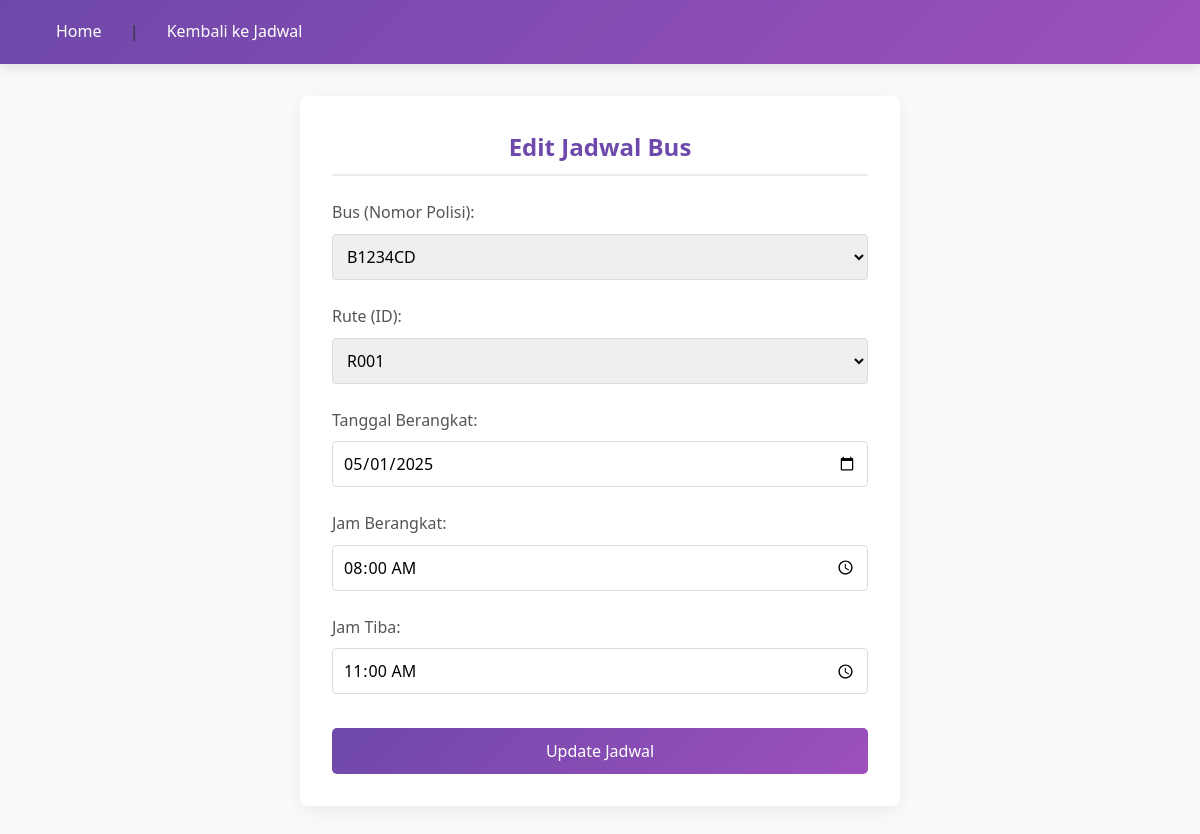
/jadwalRute/edit_jadwal.php?id=J001, run on the app's committed database.
### tables this page shows
CREATE TABLE `jadwal` (
  `id_jadwal` varchar(50) NOT NULL,
  `id_bus` varchar(50) DEFAULT NULL,
  `tanggal_berangkat` date DEFAULT NULL,
  `jam_berangkat` time DEFAULT NULL,
  `jam_tiba` time DEFAULT NULL,
  `id_rute` varchar(50) DEFAULT NULL
);

CREATE TABLE `bus` (
  `id_bus` varchar(50) NOT NULL,
  `nomor_polisi` varchar(20) DEFAULT NULL,
  `kapasitas` int(11) DEFAULT NULL,
  `id_perusahaan` varchar(50) DEFAULT NULL,
  `tipe_bus` varchar(50) DEFAULT NULL
);

CREATE TABLE `rute` (
  `id_rute` varchar(50) NOT NULL,
  `kota_asal` varchar(100) DEFAULT NULL,
  `kota_tujuan` varchar(100) DEFAULT NULL,
  `jarak_km` varchar(50) DEFAULT NULL,
  `estimasi_waktu` varchar(50) DEFAULT NULL,
  `harga_tiket` float DEFAULT NULL
);

### jadwalRute/edit_jadwal.php (the view, shortened to what this page needs)
<?php
include '../db.php';
$id = $_GET['id'];
$schedule = $conn->query("SELECT * FROM jadwal WHERE id_jadwal = '$id'")->fetch_assoc();
$buses = $conn->query("SELECT id_bus, nomor_polisi FROM bus");
$routes = $conn->query("SELECT id_rute FROM rute");
?>
<!DOCTYPE html>
<html lang="id">
<head>
    <link rel="stylesheet" href="../style/edit_jadwal.css">
</head>
<body>
    <nav>
        <a href="../index.php">Home</a> |
        <a href="../jadwalRute.php">Kembali ke Jadwal</a>
    </nav>
    <div class="form-container">
        <form method="post">
            <h2>Edit Jadwal Bus</h2>
            <div class="form-group">
                <label for="id_bus">Bus (Nomor Polisi):</label>
                <select id="id_bus" name="id_bus" required>
                    <?php while($bus = $buses->fetch_assoc()): ?>
                        <option value="<?= $bus['id_bus'] ?>" <?= $bus['id_bus'] == $schedule['id_bus'] ? 'selected' : '' ?>>
                            <?= htmlspecialchars($bus['nomor_polisi']) ?>
                        </option>
                    <?php endwhile; ?>
                </select>
            </div>
            <div class="form-group">
                <label for="id_rute">Rute (ID):</label>
                <select id="id_rute" name="id_rute" required>
                    <?php while($route = $routes->fetch_assoc()): ?>
                        <option value="<?= $route['id_rute'] ?>" <?= $route['id_rute'] == $schedule['id_rute'] ? 'selected' : '' ?>>
                            <?= htmlspecialchars($route['id_rute']) ?>
                        </option>
                    <?php endwhile; ?>
                </select>
            </div>
            <div class="form-group">
                <label for="tanggal_berangkat">Tanggal Berangkat:</label>
                <input type="date" id="tanggal_berangkat" name="tanggal_berangkat"
                       value="<?= htmlspecialchars($schedule['tanggal_berangkat']) ?>" required>
            </div>
            <div class="form-group">
                <label for="jam_berangkat">Jam Berangkat:</label>
                <input type="time" id="jam_berangkat" name="jam_berangkat"
                       value="<?= htmlspecialchars($schedule['jam_berangkat']) ?>" required>
            </div>
            <div class="form-group">
                <label for="jam_tiba">Jam Tiba:</label>
                <input type="time" id="jam_tiba" name="jam_tiba"
                       value="<?= htmlspecialchars($schedule['jam_tiba']) ?>" required>
            </div>
            <button type="submit" class="submit-btn">Update Jadwal</button>
        </form>
    </div>
</body>
</html>

### style/edit_jadwal.css (style rules this page uses)
* { margin: 0; padding: 0; box-sizing: border-box; font-family: 'Segoe UI', Tahoma, Geneva, Verdana, sans-serif; }
body { background-color: #f8f9fa; color: #333; line-height: 1.6; }
nav { background: linear-gradient(135deg, #6e48aa 0%, #9d50bb 100%); padding: 1.2rem 2rem; box-shadow: 0 4px 12px rgba(0, 0, 0, 0.1); margin-bottom: 2rem; }
nav a { color: white; text-decoration: none; font-weight: 500; margin: 0 0.5rem; padding: 0.5rem 1rem; border-radius: 4px; transition: all 0.3s ease; }
.form-container { max-width: 600px; margin: 2rem auto; background: white; padding: 2rem; border-radius: 8px; box-shadow: 0 5px 15px rgba(0, 0, 0, 0.05); }
h2 { color: #6e48aa; margin-bottom: 1.5rem; font-size: 1.5rem; font-weight: 600; text-align: center; padding-bottom: 0.5rem; border-bottom: 2px solid #e9ecef; }
.form-group { margin-bottom: 1.5rem; }
.form-group label { display: block; margin-bottom: 0.5rem; font-weight: 500; color: #555; }
.form-group input, .form-group select { width: 100%; padding: 10px; border: 1px solid #ddd; border-radius: 4px; font-size: 16px; transition: all 0.3s ease; }
.submit-btn { background: linear-gradient(135deg, #6e48aa 0%, #9d50bb 100%); color: white; border: none; padding: 12px 20px; border-radius: 5px; cursor: pointer; font-size: 16px; width: 100%; margin-top: 10px; transition: all 0.3s ease; font-weight: 500; }

### data on the page
jadwal: id_bus "B1234CD", id_rute "R001", tanggal_berangkat "05/01/2025", jam_berangkat "08:00:00", jam_tiba "11:00:00"
